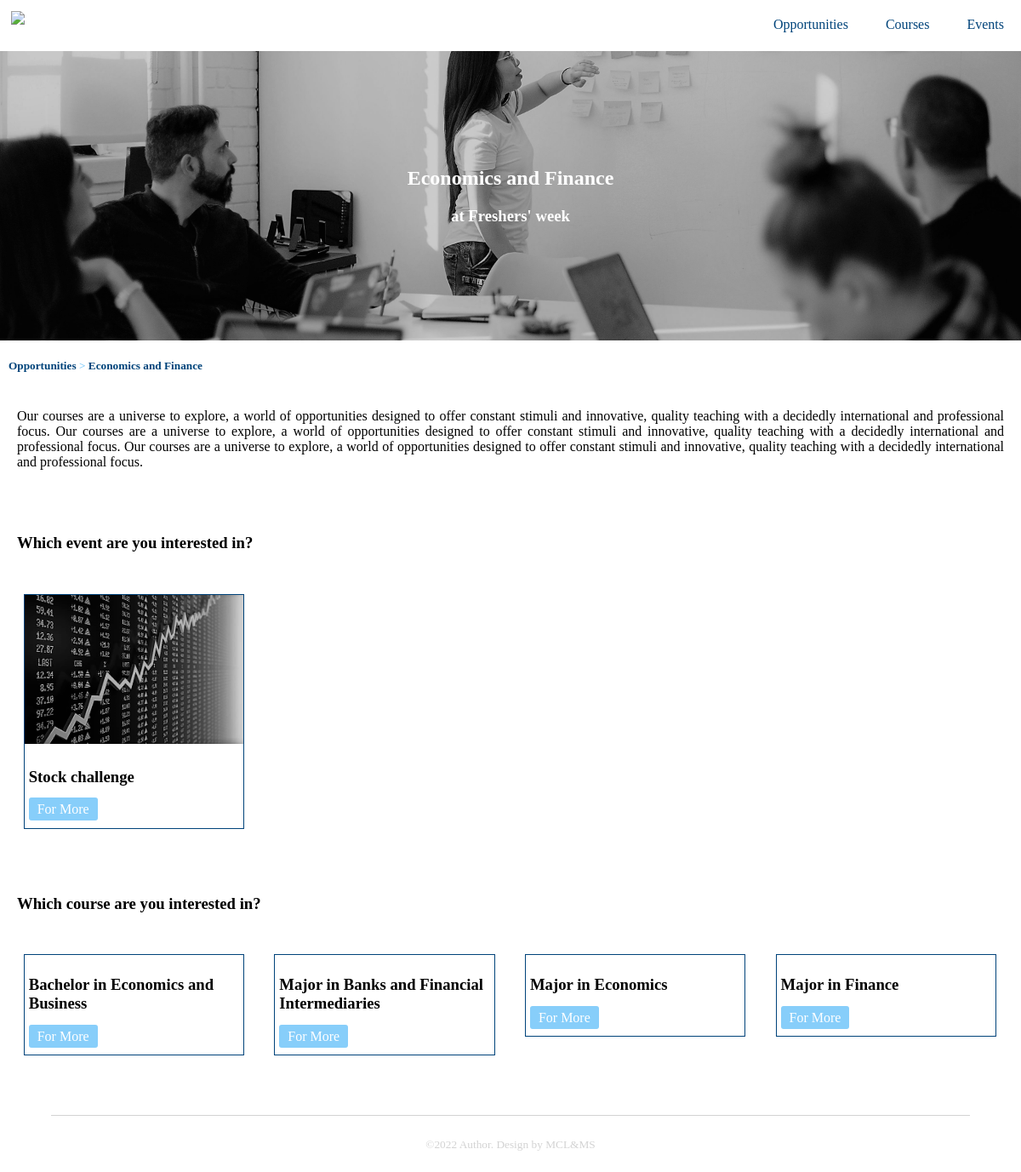
Screenshot of /app/1 with the database file from the repository.
### app/models.py (models this page shows, shortened)
class Department(models.Model):
    name = models.CharField(max_length=100)
    description = models.TextField(blank=True, default='')
    image = models.ImageField(default= 'logo_luiss.png')

class Event(models.Model):
    name = models.CharField(max_length=100)
    description = models.TextField(blank=True, default='')
    department  = models.ForeignKey(Department, on_delete=models.CASCADE, default=None, null=True)
    image = models.ImageField(default= 'logo_luiss.png')
    datetime = models.DateTimeField(default=None, null=True)

class Course(models.Model):
    name = models.CharField(max_length=100)
    description = models.TextField(blank=True, default='')
    department = models.ForeignKey(Department, on_delete=models.CASCADE)

### app/views.py (the view)
# urls.py: path('<int:pk>', views.department),
def department(request, pk):
    department = Department.objects.get(pk=pk)
    courses = Course.objects.filter(department=department)
    events = Event.objects.filter(department=department)
    context = {
        'department': department,
        'courses': courses,
        'events': events,
    }
    return render(request, 'app/department.html', context)

### app/templates/app/department.html (shortened to what this page needs)
<!DOCTYPE html>
<html lang="en">
<head>
    <link rel="stylesheet" href="/static/app/style.css">
</head>
<body>
    <header class="header">
        <img src='../static/img/logo_luiss.png' class="header_logo">
        <ul class="header_menu">
            <li class="header_menu_item"><a href='/app/'>Opportunities</a></li>
            <li class="header_menu_item"><a href="/app/courses/">Courses</a></li>
            <li class="header_menu_item"><a href="/app/events/">Events</a></li>
        </ul>
    </header>
    <section class="banner">
        <div class="banner_title">
            <div class="banner_title_copy">
                <h1>{{ department.name }}</h1>
                <h3>at Freshers' week</h3>
            </div>
        </div>
    </section>
    <section>
        <div class="path">
            <h5 class="path_item"><a href='/app/'>Opportunities</a> > <a href="/app/{{ department.pk }}">{{ department.name }}</a></h5>
        </div>
    </section>
    <section>
        <div class="text_block">
            <p class="text">
            {{ department.description }}
        </div>
        <div class="text_block">
            <h3>Which event are you interested in?</h3>
        </div>
        <div class="selectables">
            {% for event in events %}
                <div class="selectable">
                    <img src='{{ event.image.url }}' class="selectable_image" alt="event.image">
                    <div class="selectable_copy">
                        <h3>{{event.name}}</h3>
                        <a href='/app/events/{{ event.pk }}' class="button">For More</a>
                    </div>
                </div>
            {% endfor %}
        </div>
        <div class="text_block">
            <h3>
                Which course are you interested in?
            </h3>
        </div>
        <div class="selectables">
            {% for course in courses %}
                <div class="selectable">
                    <div class="selectable_copy">
                        <h3>{{course.name}}</h3>
                        <a href='/app/courses/{{ course.pk }}' class="button">For More</a>
                    </div>
                </div>
            {% endfor %}
        </div>
    </section>
    <footer class="footer">
        <small>©2022 Author. Design by MCL&MS</small>
    </footer>
</body>
</html>

### app/static/app/style.css (style rules this page uses)
html,body { font-family: Verdana; height: 100%; margin: 0%; }
.header { background-color:white; height: 7.5%; }
.header_logo { float: left; padding: 12.5px; width: 130px; }
.header_menu { float: right; margin: 0; }
.header_menu_item { display: inline-block; }
.header_menu_item a { color:#00437a; display: block; padding: 20px; text-decoration: none; }
.banner { height: 42.5%; background-image: url("../img/Title.jpg"); background-size: cover; background-position: center; }
.banner_title { display: table; height: 100%; width: 100%; }
.banner_title_copy { display: table-cell; vertical-align: middle; text-align: center;color: white; text-decoration: none; }
.path { text-align: left; text-decoration: none; display: inline; margin: 10px; color: lightskyblue; }
.path_item { display: inline-block; }
.path_item a { color: #00437a; text-decoration: none; }
.text_block { padding:20px; text-align: justify; }
.text { text-decoration: none; display: inline; }
.selectables { max-width: 100%; margin: 10px; display: flex; flex-wrap: wrap; }
.selectable { width: 21.8%; max-height: fit-content; margin: 0 1.5%; background: white; float: left;border: #00437a 1px solid; margin-bottom: 10px; }
.selectable_image { width: 100%; height: 60%; }
.selectable_copy { max-width: fit-content; padding: 5px; margin-bottom: 3%; }
.button { display: inline; background: lightskyblue; color: white; padding: 5px 10px;border-radius: 3px; text-decoration: none; margin: auto; }
.footer { color: lightgray; display: block; border-top: lightgray 1px solid; text-align: center; padding: 2%; margin: 5% 5%; }

### rows the page displays
Department: name "Economics and Finance", description "Our courses are a universe to explore, a world of opportunities designed to offer constant stimuli and innovative, quality teaching with a decidedly international and professional focus. Our courses are a universe to explore, a world of opportunities designed to offer constant stimuli and innovative, quality teaching with a decidedly international and professional focus. Our courses are a universe to explore, a world of opportunities designed to offer constant stimuli and innovative, quality teaching with a decidedly international and professional focus."
Event: image (picture), name "Stock challenge"
Course: name "Bachelor in Economics and Business"
Course: name "Major in Banks and Financial Intermediaries"
Course: name "Major in Economics"
Course: name "Major in Finance"
